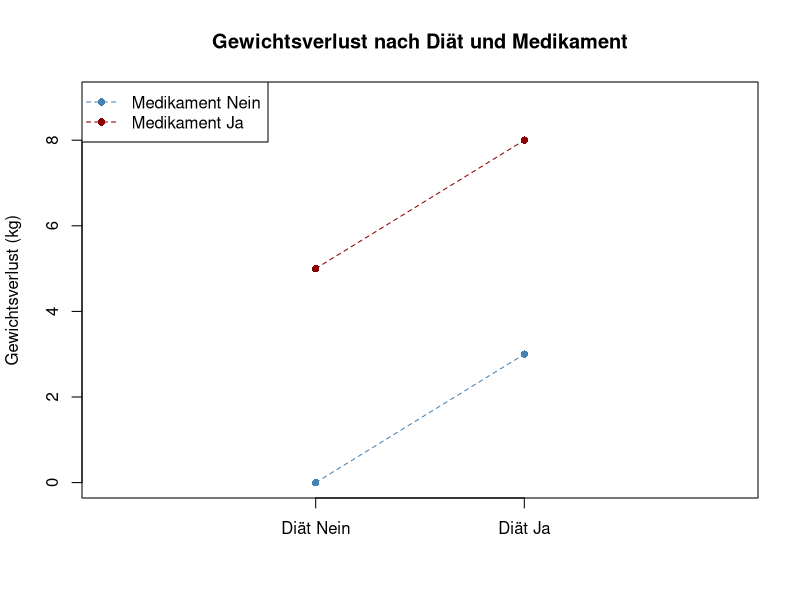
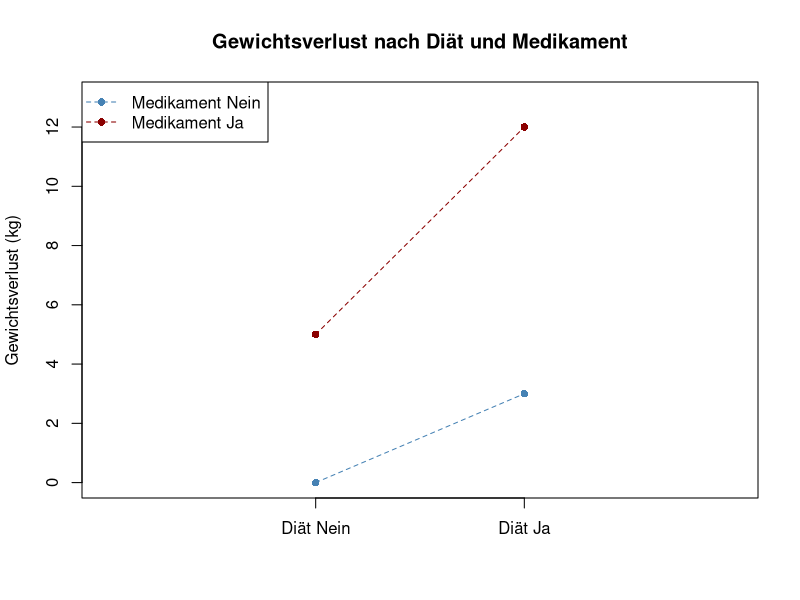
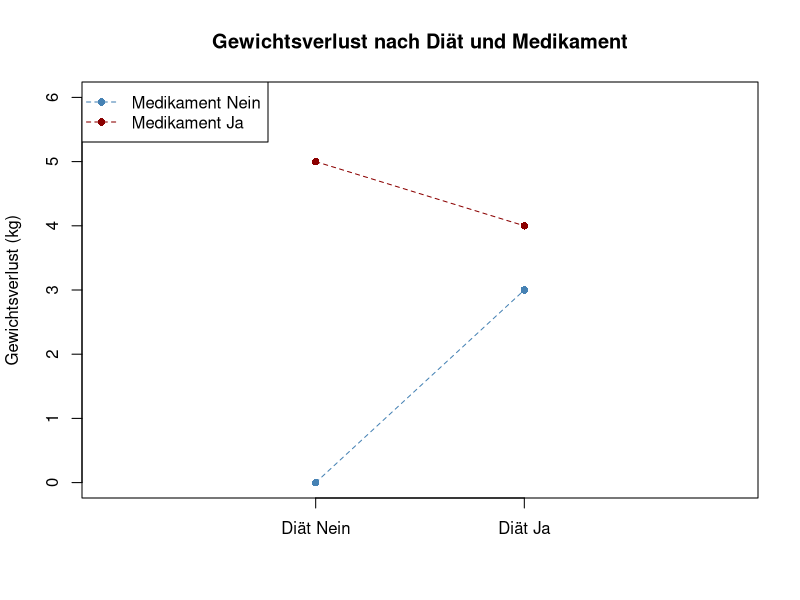
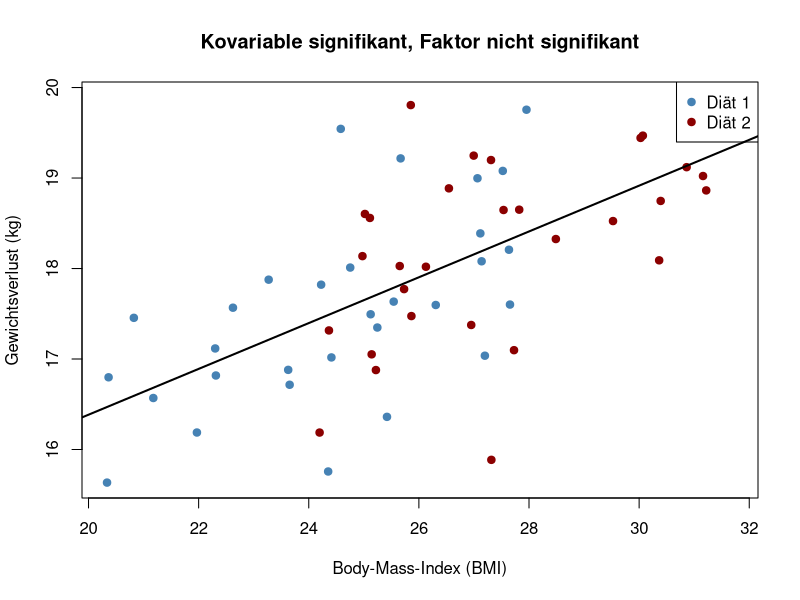
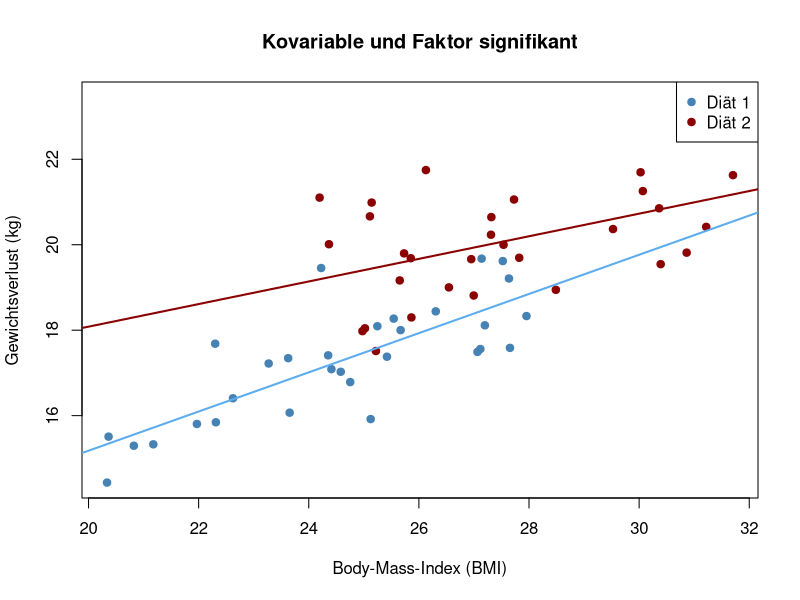

These figures' R source, in order:
## ---- chunk 1
#| label: meddiät1
# Daten definieren
werte <- matrix(c(0, 5, 3, 8), nrow = 2, byrow = TRUE)
colnames(werte) <- c("Medikament Nein", "Medikament Ja")
rownames(werte) <- c("Diät Nein", "Diät Ja")

# x-Achsenpositionen
x_pos <- 2:3

# Farben für Medikament-Gruppen
farben <- c("steelblue", "darkred")

# Plot vorbereiten (ohne Punkte für Medikament Ja erstmal)
plot(NA,
     xlim = c(1, 4),
     ylim = c(0, max(werte) + 1),
     xaxt = "n",
     xlab = " ",
     ylab = "Gewichtsverlust (kg)",
     main = "Gewichtsverlust nach Diät und Medikament")

# Achsenbeschriftung
axis(1, at = x_pos, labels = rownames(werte))

# Punkte und Linien für Medikament Nein
points(x_pos, werte[,1], pch = 16, col = farben[1])
lines(x_pos, werte[,1], lty = "dashed", col = farben[1])

# Punkte und Linien für Medikament Ja
points(x_pos, werte[,2], pch = 16, col = farben[2])
lines(x_pos, werte[,2], lty = "dashed", col = farben[2])

# Legende
legend("topleft",
       legend = colnames(werte),
       col = farben,
       pch = 16,
       lty = "dashed")

## ---- chunk 2
#| label: meddiät2
# Daten definieren
werte <- matrix(c(0, 5, 3, 12), nrow = 2, byrow = TRUE)
colnames(werte) <- c("Medikament Nein", "Medikament Ja")
rownames(werte) <- c("Diät Nein", "Diät Ja")

# x-Achsenpositionen
x_pos <- 2:3

# Farben für Medikament-Gruppen
farben <- c("steelblue", "darkred")

# Plot vorbereiten (ohne Punkte für Medikament Ja erstmal)
plot(NA,
     xlim = c(1, 4),
     ylim = c(0, max(werte) + 1),
     xaxt = "n",
     xlab = " ",
     ylab = "Gewichtsverlust (kg)",
     main = "Gewichtsverlust nach Diät und Medikament")

# Achsenbeschriftung
axis(1, at = x_pos, labels = rownames(werte))

# Punkte und Linien für Medikament Nein
points(x_pos, werte[,1], pch = 16, col = farben[1])
lines(x_pos, werte[,1], lty = "dashed", col = farben[1])

# Punkte und Linien für Medikament Ja
points(x_pos, werte[,2], pch = 16, col = farben[2])
lines(x_pos, werte[,2], lty = "dashed", col = farben[2])

# Legende
legend("topleft",
       legend = colnames(werte),
       col = farben,
       pch = 16,
       lty = "dashed")

## ---- chunk 3
#| label: meddiät3
# Daten definieren
werte <- matrix(c(0, 5, 3, 4), nrow = 2, byrow = TRUE)
colnames(werte) <- c("Medikament Nein", "Medikament Ja")
rownames(werte) <- c("Diät Nein", "Diät Ja")

# x-Achsenpositionen
x_pos <- 2:3

# Farben für Medikament-Gruppen
farben <- c("steelblue", "darkred")

# Plot vorbereiten (ohne Punkte für Medikament Ja erstmal)
plot(NA,
     xlim = c(1, 4),
     ylim = c(0, max(werte) + 1),
     xaxt = "n",
     xlab = " ",
     ylab = "Gewichtsverlust (kg)",
     main = "Gewichtsverlust nach Diät und Medikament")

# Achsenbeschriftung
axis(1, at = x_pos, labels = rownames(werte))

# Punkte und Linien für Medikament Nein
points(x_pos, werte[,1], pch = 16, col = farben[1])
lines(x_pos, werte[,1], lty = "dashed", col = farben[1])

# Punkte und Linien für Medikament Ja
points(x_pos, werte[,2], pch = 16, col = farben[2])
lines(x_pos, werte[,2], lty = "dashed", col = farben[2])

# Legende
legend("topleft",
       legend = colnames(werte),
       col = farben,
       pch = 16,
       lty = "dashed")

## ---- chunk 4
#| label: ancova1
set.seed(123)

BMI_d1 <- runif(30, 20, 28)   # Diät 1: niedrigere BMI-Werte
BMI_d2 <- runif(30, 24, 32)   # Diät 2: höhere BMI-Werte mit Überlappung
BMI <- c(BMI_d1, BMI_d2)

# Faktor mit 2 Stufen, je 30 Personen
faktor <- rep(c("Diät1", "Diät2"), each = 30)

# Lineare Beziehung BMI vs Gewichtverlust (negativer Zusammenhang)
gewichtverlust1 <- 10 + 0.3 * BMI + rnorm(60, 0, 1)

# Boxplot + Punkte (Faktor farbig)
plot(BMI, gewichtverlust1, 
     col = ifelse(faktor=="Diät1", "steelblue", "darkred"),
     pch = 19, 
     xlab = "Body-Mass-Index (BMI)", 
     ylab = "Gewichtsverlust (kg)",
     main = "Kovariable signifikant, Faktor nicht signifikant")

legend("topright", 
       legend = c("Diät 1", "Diät 2"), 
       col = c("steelblue", "darkred"), 
       pch = 19)

abline(lm(gewichtverlust1 ~ BMI), col = "black", lwd = 2)

## ---- chunk 5
#| label: ancova2
gewichtverlust2_d1 <- 10 + 0.3 * BMI[faktor=="Diät1"] + rnorm(30, 0, 1)

gewichtverlust2_d2 <- 12 + 0.3 * BMI[faktor=="Diät2"] + rnorm(30, 0, 1)

gewichtverlust2 <- c(gewichtverlust2_d1, gewichtverlust2_d2)

# Plot
plot(BMI, gewichtverlust2, 
     col = ifelse(faktor=="Diät1", "steelblue", "darkred"),
     pch = 19, 
     xlab = "Body-Mass-Index (BMI)", 
     ylab = "Gewichtsverlust (kg)",
     main = "Kovariable und Faktor signifikant")

legend("topright", 
       legend = c("Diät 1", "Diät 2"), 
       col = c("steelblue", "darkred"), 
       pch = 19)

# Separate Regressionsgeraden für beide Faktoren
abline(lm(gewichtverlust2[faktor=="Diät1"] ~ BMI[faktor=="Diät1"]), col = "steelblue2", lwd = 2)
abline(lm(gewichtverlust2[faktor=="Diät2"] ~ BMI[faktor=="Diät2"]), col = "darkred", lwd = 2)

